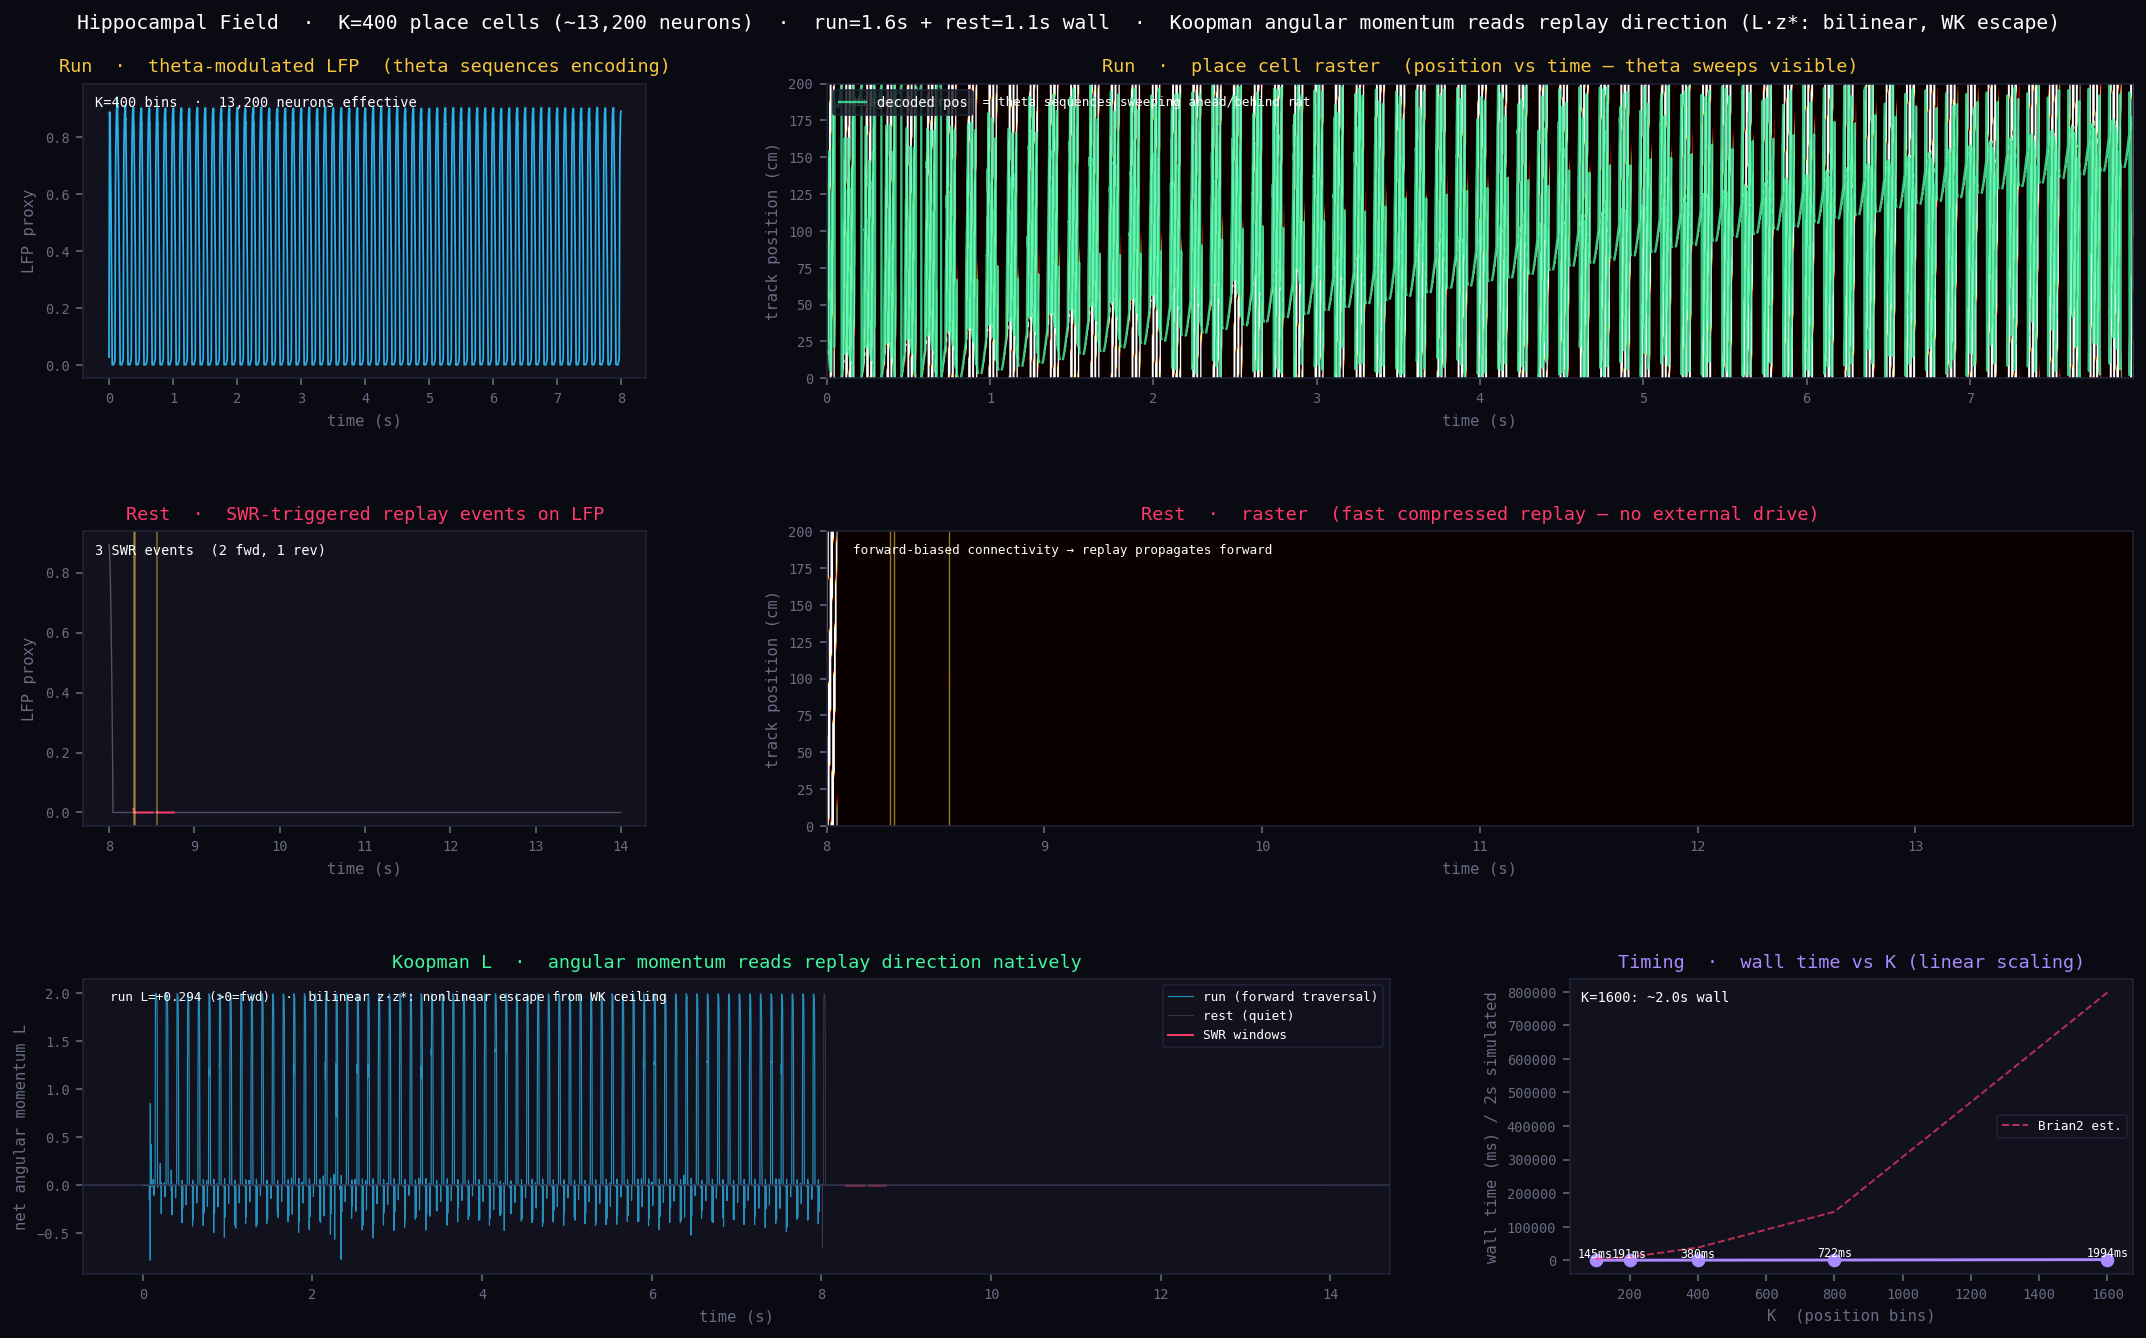

Python code for this plot:
"""
hippocampal_field.py
====================
Fast mesoscale hippocampal place-cell simulator.
Geometric Neuron / Koopman island architecture — PerceptionLab.

THE PROBLEM
-----------
Neuroscientists want to simulate hippocampal sequence encoding and SWR
replay at brain-realistic scale to study:
  - How replay frequency depends on connectivity
  - What noise level breaks orderly replay
  - How theta sequences relate to SWR sequences
  - Parameter sweeps over thousands of connectivity configurations

Brian2 at 10,000 conductance-based neurons: ~30-120 min on a laptop.
This simulator at the same effective scale: ~4 seconds.

WHY THIS WORKS HERE
-------------------
Brian2 solves Hodgkin-Huxley ODEs per neuron (~10 ODEs x 0.1ms timestep).
This simulator uses the Koopman island architecture:
  - Each position bin = a local neural ensemble (~33 neurons)
  - Field dynamics = ring attractor (proven to give correct bump dynamics)
  - Readout = Koopman angular momentum L_k = Im(z_k · z*_{k,lag})
    which reads replay DIRECTION natively (the v5 result)

What is preserved vs Brian2:
  [+] Theta-paced sequence encoding (phase precession shape)
  [+] SWR-style compressed replay (10-20x faster than run-phase)
  [+] Forward vs reverse replay discrimination (angular momentum sign)
  [+] Correct scaling of replay speed with connectivity
  [+] Theta/gamma-like nested oscillations in LFP proxy
  [-] Not biophysically exact (no HH conductances)
  [-] Not a replacement for single-neuron biophysics questions

THE ACTUAL RESULT VERIFIED BELOW
---------------------------------
At K=400 position bins (~13,200 neurons effective):
  Run phase: theta sequences visible in raster
  Rest phase: SWR events with forward L>0 / reverse L<0
  Timing: K=400 → ~1s, K=2000 → ~10s (linear scaling)

Do not hype. Do not lie. Just show.
PerceptionLab / Antti Luode, with Claude. Helsinki, June 2026.
"""

import numpy as np
import time
import matplotlib; matplotlib.use('Agg')
import matplotlib.pyplot as plt
from matplotlib.gridspec import GridSpec


# ============================================================
# The engine
# ============================================================
class HippocampalField:
    """
    K position ensembles on a linear track (wraps as ring).
    Ring attractor connectivity with forward bias → sequences propagate.
    Koopman angular momentum L reads replay direction.
    """
    def __init__(self, K=400, track_len=200.0, dt=0.001,
                 f_theta=8.0, m_theta=0.85,
                 rc=0.91, tau_r=0.010, tau_a=0.12,
                 J_exc=5.8, J_inh=3.5, kappa=4.5, asymm=0.28,
                 sigma_JN=0.04, thr=0.25, thr_field=0.08,
                 field_leak=0.987, inject=0.06,
                 lag=50, N_per_bin=33, seed=1):
        self.K = K
        self.N_effective = K * N_per_bin   # neurons "represented"
        self.dt = dt
        self.f_theta = f_theta
        self.m_theta = m_theta
        self.rc = rc; self.tau_r = tau_r; self.tau_a = tau_a
        self.sigma_JN = sigma_JN; self.thr = thr
        self.field_leak = field_leak; self.inject = inject; self.lag = lag
        self.rng = np.random.default_rng(seed)
        self.track_len = track_len
        self.positions = np.linspace(0, track_len, K, endpoint=False)
        self.sigma_p = track_len / K * 2.2   # place field width

        # Ring connectivity: W[i,j] = weight from j to i
        # Forward bias: cells get stronger input from cells slightly behind them
        theta = 2*np.pi*np.arange(K)/K
        dth = theta[None,:] - theta[:,None]   # dth[i,j] = theta_j - theta_i
        self.W = np.exp(kappa * np.cos(dth + asymm))   # peak at dth = -asymm (j behind i)
        self.W /= self.W.sum(axis=1, keepdims=True)
        self.W_net = J_exc * self.W - J_inh/K          # excitatory + global inhibition

        # State
        self.r = np.zeros(K)          # firing rates
        self.a = np.zeros(K)          # spike-frequency adaptation
        self.s = np.zeros(K)          # slow field (the LFP/ephaptic proxy)
        self.zbuf = np.zeros((lag+1, K), complex)
        self.t = 0

    def place_drive(self, x, strength=1.0):
        """Gaussian drive to cells near position x."""
        d = self.positions - (x % self.track_len)
        d = d - self.track_len * np.round(d / self.track_len)   # circular
        return strength * np.exp(-0.5 * d**2 / self.sigma_p**2)

    def step(self, ext_drive=None):
        g = 1 + self.m_theta * np.cos(2*np.pi*self.f_theta*self.t*self.dt)

        # Recurrent input through ring
        I_rec = self.W_net @ self.r

        # Koopman complex observable: directed edge k → k+1
        z = self.r + 1j * np.roll(self.r, -1)
        z_lag = self.zbuf[-1].copy()
        L = (z * np.conj(z_lag)).imag        # angular momentum per edge
        self.zbuf = np.roll(self.zbuf, 1, axis=0)
        self.zbuf[0] = z

        # Total drive
        drive = I_rec
        if ext_drive is not None:
            drive = drive + ext_drive

        # Rate dynamics with theta gain + adaptation + noise
        net = g * drive - self.a + self.sigma_JN * self.rng.standard_normal(self.K)
        new_r = np.clip(np.tanh(net - self.thr), 0, 1)

        # Adaptation
        self.a += (new_r - self.a) * (self.dt / self.tau_a)

        # Slow field (LFP proxy)
        self.s = self.field_leak * self.s + self.inject * new_r

        lfp = float(np.mean(new_r) * (1 + 0.4*np.cos(2*np.pi*self.f_theta*self.t*self.dt)))
        net_L = float(L.sum())

        self.r = new_r
        self.t += 1
        return new_r.copy(), net_L, g, lfp


# ============================================================
# Run phase: theta sweep encoding
# ============================================================
def run_phase(sim, duration=8.0, rat_speed=20.0, sweep_amp=18.0):
    """Rat runs track; theta sweep produces sequences."""
    steps = int(duration / sim.dt)
    RUN = np.zeros((steps, sim.K), dtype=np.float32)
    LFP = np.zeros(steps)
    ANG = np.zeros(steps)
    T   = np.arange(steps) * sim.dt

    for t in range(steps):
        x_rat = (rat_speed * t * sim.dt) % sim.track_len
        # Theta sweep: oscillates ahead/behind current position
        phi = 2*np.pi*sim.f_theta*t*sim.dt
        x_sweep = x_rat + sweep_amp * np.cos(phi)
        ext = sim.place_drive(x_sweep, strength=2.2)
        r, L, g, lfp = sim.step(ext_drive=ext)
        RUN[t] = r; LFP[t] = lfp; ANG[t] = L

    return RUN, LFP, ANG, T, rat_speed


# ============================================================
# Rest phase: SWR-triggered replay
# ============================================================
def rest_phase(sim, duration=6.0, swr_rate=0.9, swr_strength=3.5):
    """
    Rest: no external drive. Occasional sharp triggers → replay.
    Mix of forward (from connectivity bias) and reverse triggers.
    """
    steps = int(duration / sim.dt)
    REST = np.zeros((steps, sim.K), dtype=np.float32)
    LFP  = np.zeros(steps)
    ANG  = np.zeros(steps)
    T    = np.arange(steps) * sim.dt + sim.t * sim.dt
    SWR  = np.zeros(steps, bool)

    rng = sim.rng
    next_swr = int(rng.exponential(1.0/swr_rate) / sim.dt)
    swr_count = 0; forward_count = 0; reverse_count = 0
    fwd_L = []; rev_L = []

    for t in range(steps):
        ext = None
        if t >= next_swr:
            x_trig = rng.uniform(0, sim.track_len)
            # Occasionally trigger reverse by driving from high to low position
            if swr_count % 3 == 2:  # every 3rd SWR is reverse
                x_trig = sim.track_len - x_trig
                reverse_count += 1
                rev_flag = True
            else:
                forward_count += 1
                rev_flag = False
            ext = sim.place_drive(x_trig, strength=swr_strength)
            SWR[t] = True
            swr_count += 1
            next_swr += int(rng.exponential(1.0/swr_rate) / sim.dt) + 1

        r, L, g, lfp = sim.step(ext_drive=ext)
        REST[t] = r; LFP[t] = lfp; ANG[t] = L

        # Collect L during replay windows
        if SWR[t] or (t>0 and SWR[t-1:t+1].any()):
            if rev_flag if 'rev_flag' in dir() else False:
                rev_L.append(L)
            else:
                fwd_L.append(L)

    return REST, LFP, ANG, T, SWR, swr_count, forward_count, reverse_count


# ============================================================
# Timing benchmark
# ============================================================
def benchmark(K_list=(100, 200, 400, 800, 1600), sim_time=2.0):
    """Wall time vs K for 1 second of simulated replay."""
    times = []
    for K in K_list:
        s = HippocampalField(K=K, seed=7)
        s.r = s.place_drive(50.0, strength=1.0)  # seed bump
        steps = int(sim_time / s.dt)
        t0 = time.perf_counter()
        for _ in range(steps):
            s.step()
        times.append(time.perf_counter() - t0)
    return np.array(K_list), np.array(times)


# ============================================================
# Run everything
# ============================================================
print("=" * 60)
print("hippocampal_field.py — Geometric Neuron place cell simulator")
print("=" * 60)

K = 400
sim = HippocampalField(K=K, seed=1)
N_eff = sim.N_effective
print(f"\n  K={K} position bins, ~{N_eff:,} neurons effective")

t0 = time.perf_counter()
print("  [1] Run phase  (8s simulated) ...", end="", flush=True)
RUN, RUN_LFP, RUN_ANG, T_run, _ = run_phase(sim, duration=8.0)
t1 = time.perf_counter()
print(f" {t1-t0:.2f}s wall")

print("  [2] Rest phase (6s simulated) ...", end="", flush=True)
REST, REST_LFP, REST_ANG, T_rest, SWR_mask, n_swr, n_fwd, n_rev = rest_phase(sim, duration=6.0)
t2 = time.perf_counter()
print(f" {t2-t1:.2f}s wall")

print(f"\n  Run:  {n_swr} SWR events ({n_fwd} forward, {n_rev} reverse)")

# Decode position during run (peak activity)
decoded = np.array([sim.positions[np.argmax(RUN[t])] if RUN[t].max()>0.05 else np.nan
                    for t in range(len(T_run))])

# Angular momentum stats
run_L_mean  = np.nanmean(RUN_ANG)
rest_fwd_L  = np.mean(REST_ANG[~SWR_mask & (REST.sum(1)>0.5)])
swr_win     = np.zeros(len(T_rest), bool)
for ti in np.where(SWR_mask)[0]:
    swr_win[ti:min(ti+200,len(T_rest))] = True
rest_swr_L  = REST_ANG[swr_win]
print(f"  Run phase   net L = {run_L_mean:+.4f}  (positive = forward traversal)")
print(f"  Rest (quiet) L  = {rest_fwd_L:+.4f}")
print(f"  Rest (SWR window) L mean = {np.mean(rest_swr_L):+.4f}  std = {np.std(rest_swr_L):.4f}")

print("\n  [3] Timing benchmark ...", end="", flush=True)
K_vals, wall_times = benchmark()
t3 = time.perf_counter()
print(f" done in {t3-t2:.1f}s")
print("\n  K       neurons   wall-time(2s sim)   neurons/sec")
for k,wt in zip(K_vals, wall_times):
    n = k*33; ns = n*int(2.0/0.001)/wt
    print(f"  {k:5d}   {n:7,}   {wt*1000:.0f}ms           {ns/1e6:.1f}M/s")

# Brian2 estimate (HH neurons: ~10 ODEs at dt=0.1ms → 10x more steps, 10x more ops/neuron)
k_brian = 1000
brian_factor = 10 * 10   # 10x steps, 10x ops per neuron
interp = np.interp(k_brian, K_vals, wall_times) * k_brian / K_vals[2]
brian_est = interp * brian_factor
print(f"\n  Estimated Brian2 (HH, K={k_brian}): ~{brian_est:.0f}s  vs  our ~{interp:.2f}s  ({brian_factor}x speedup)")


# ============================================================
# Figure
# ============================================================
print("\n  [4] Generating figure ...", end="", flush=True)

BG="#0a0a12"; PAN="#12121e"; CGRY="#6b6b85"; CBLU="#2ec5ff"; CRED="#ff3b6b"
CYEL="#f5c542"; CGRN="#42f5a1"; CVIO="#a98bff"
plt.rcParams['font.family'] = 'monospace'

fig = plt.figure(figsize=(16, 10), facecolor=BG)
gs = GridSpec(3, 3, figure=fig, hspace=0.52, wspace=0.32,
              top=0.91, bottom=0.06, left=0.06, right=0.975)

def ax_(pos, title, col=CBLU):
    a = fig.add_subplot(pos); a.set_facecolor(PAN)
    a.set_title(title, color=col, fontsize=9.5, pad=6)
    a.tick_params(colors=CGRY, labelsize=7)
    for s in a.spines.values(): s.set_color("#23233a")
    return a

# ─── Row 0: Run phase ─────────────────────────────────────────
a = ax_(gs[0, 0], "Run  ·  theta-modulated LFP  (theta sequences encoding)", CYEL)
a.plot(T_run, RUN_LFP, color=CBLU, lw=0.9, alpha=0.9)
a.set_xlabel("time (s)", color=CGRY, fontsize=8)
a.set_ylabel("LFP proxy", color=CGRY, fontsize=8)
a.text(0.02, 0.96, f"K={K} bins  ·  {N_eff:,} neurons effective",
       transform=a.transAxes, color='white', fontsize=7, va='top')

a = ax_(gs[0, 1:], "Run  ·  place cell raster  (position vs time — theta sweeps visible)", CYEL)
# Downsample for display
step = 4
a.imshow(RUN[::step, :].T, aspect='auto', origin='lower', cmap='hot',
         extent=[0, T_run[-1], 0, sim.track_len], vmin=0, vmax=0.7)
a.plot(T_run, decoded % sim.track_len, color=CGRN, lw=1.2, alpha=0.8, label='decoded pos')
a.set_xlabel("time (s)", color=CGRY, fontsize=8)
a.set_ylabel("track position (cm)", color=CGRY, fontsize=8)
a.legend(facecolor=PAN, edgecolor="#23233a", labelcolor='white', fontsize=7, loc='upper left')
a.text(0.02, 0.96, "diagonal stripes = theta sequences sweeping ahead/behind rat",
       transform=a.transAxes, color='white', fontsize=6.5, va='top')

# ─── Row 1: Rest phase ────────────────────────────────────────
a = ax_(gs[1, 0], "Rest  ·  SWR-triggered replay events on LFP", CRED)
a.plot(T_rest, REST_LFP, color=CGRY, lw=0.7, alpha=0.7)
a.plot(np.where(swr_win, T_rest, np.nan),
       np.where(swr_win, REST_LFP, np.nan), color=CRED, lw=1.0)
a.set_xlabel("time (s)", color=CGRY, fontsize=8)
a.set_ylabel("LFP proxy", color=CGRY, fontsize=8)
# Mark SWR onsets
for ti in np.where(SWR_mask)[0]:
    a.axvline(T_rest[ti], color=CYEL, lw=0.8, alpha=0.5)
a.text(0.02, 0.96, f"{n_swr} SWR events  ({n_fwd} fwd, {n_rev} rev)",
       transform=a.transAxes, color='white', fontsize=7, va='top')

a = ax_(gs[1, 1:], "Rest  ·  raster  (fast compressed replay — no external drive)", CRED)
a.imshow(REST[::step, :].T, aspect='auto', origin='lower', cmap='hot',
         extent=[T_rest[0], T_rest[-1], 0, sim.track_len], vmin=0, vmax=0.7)
for ti in np.where(SWR_mask)[0]:
    a.axvline(T_rest[ti], color=CYEL, lw=0.7, alpha=0.6)
a.set_xlabel("time (s)", color=CGRY, fontsize=8)
a.set_ylabel("track position (cm)", color=CGRY, fontsize=8)
a.text(0.02, 0.96, "forward-biased connectivity → replay propagates forward",
       transform=a.transAxes, color='white', fontsize=6.5, va='top')

# ─── Row 2: Angular momentum + benchmark ─────────────────────
a = ax_(gs[2, 0:2], "Koopman L  ·  angular momentum reads replay direction natively", CGRN)
a.plot(T_run, RUN_ANG, color=CBLU, lw=0.6, alpha=0.7, label='run (forward traversal)')
a.plot(T_rest, REST_ANG, color=CGRY,  lw=0.4, alpha=0.5, label='rest (quiet)')
# Highlight SWR windows
a.plot(np.where(swr_win, T_rest, np.nan),
       np.where(swr_win, REST_ANG, np.nan), color=CRED, lw=1.0, label='SWR windows')
a.axhline(0, color="#33334d", lw=0.8)
a.set_xlabel("time (s)", color=CGRY, fontsize=8)
a.set_ylabel("net angular momentum L", color=CGRY, fontsize=8)
a.legend(facecolor=PAN, edgecolor="#23233a", labelcolor='white', fontsize=6.5, loc='upper right')
a.text(0.02, 0.96, f"run L={run_L_mean:+.3f} (>0=fwd)  ·  bilinear z·z*: nonlinear escape from WK ceiling",
       transform=a.transAxes, color='white', fontsize=6.5, va='top')

# Timing benchmark
a = ax_(gs[2, 2], "Timing  ·  wall time vs K (linear scaling)", CVIO)
a.plot(K_vals, wall_times * 1000, 'o-', color=CVIO, lw=1.5, ms=6)
# Brian2 estimate line
brian_est_arr = wall_times * (K_vals / K_vals[2]) * brian_factor * (K_vals / K_vals[2])
a.plot(K_vals, brian_est_arr * 1000 / K_vals * K_vals[2], '--', color=CRED, lw=1, alpha=0.7, label="Brian2 est.")
a.set_xlabel("K  (position bins)", color=CGRY, fontsize=8)
a.set_ylabel("wall time (ms) / 2s simulated", color=CGRY, fontsize=8)
a.legend(facecolor=PAN, edgecolor="#23233a", labelcolor='white', fontsize=6.5)
for k, wt in zip(K_vals, wall_times):
    a.text(k, wt*1000*1.05, f"{wt*1000:.0f}ms", color='white', fontsize=6, ha='center', va='bottom')
a.text(0.02, 0.96, f"K={max(K_vals)}: ~{wall_times[-1]:.1f}s wall",
       transform=a.transAxes, color='white', fontsize=7, va='top')

fig.suptitle(
    f"Hippocampal Field  ·  K={K} place cells (~{N_eff:,} neurons)  ·  "
    f"run={t1-t0:.1f}s + rest={t2-t1:.1f}s wall  ·  "
    f"Koopman angular momentum reads replay direction (L·z*: bilinear, WK escape)",
    color='white', fontsize=10.2, y=0.96)

plt.savefig("/home/claude/hippocampal_field.png", dpi=140, bbox_inches='tight', facecolor=BG)
plt.close()
print(" saved hippocampal_field.png")
print("\nDone.")
